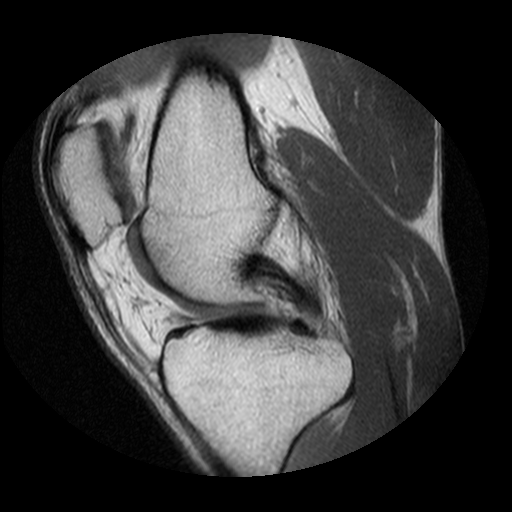
#> input picture images/knee1.bmp, 512 x 512 px
$ python ImageStitching_SIFT.py
#> lines starting #> are read from the running program, lines starting #| are printed output that depends on the picture; after the words box and inside, x2 and y2 are one past the last pixel; in counts of white or black regions, pixels touching at a corner belong together
import cv2
import numpy as np
import matplotlib.pyplot as plt

I0 = cv2.imread("images/knee1.bmp")
#> I0 is the input picture: shape (512, 512, 3); min 0, max 255, mean 60.9
pano0 = cv2.cvtColor(I0,cv2.COLOR_BGR2GRAY)
I1 = cv2.imread("images/knee2.bmp")
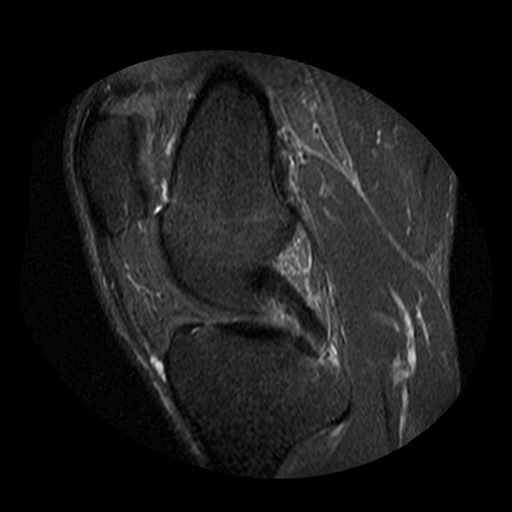
#> input picture images/knee2.bmp, 512 x 512 px
#> I1 is the input picture: shape (512, 512, 3); min 0, max 255, mean 25.6
pano1 = cv2.cvtColor(I1,cv2.COLOR_BGR2GRAY)

fig=plt.figure()
plt.subplot(121)
plt.imshow(I0,cmap="gray")
plt.title("Image 0")
plt.subplot(122)
plt.imshow(I1,cmap="gray")
plt.title("Image 1")
plt.show()

# Using Scale Invariant Feature Transform (SIFT) to distinctive image features
sift = cv2.SIFT_create(400)

# Detect keypoints in pano0 using OpenCV sift detect function
kp0, descriptors0 = sift.detectAndCompute(pano0,None)
#> kp0 = 400 keypoints; strongest (x, y, size): (284, 85, 51.1), (249, 400, 87.6), (177, 333, 8.9), (196, 194, 169.1)

# Detect keypoints in pano1 using OpenCV sift detect function
kp1, descriptors1 = sift.detectAndCompute(pano1,None)
#> kp1 = 400 keypoints; strongest (x, y, size): (158, 209, 3.5), (159, 366, 6.3), (419, 315, 3.5), (412, 357, 6.7)

fig=plt.figure()
plt.subplot(121)
plt.imshow(cv2.drawKeypoints(pano0,kp0,None),cmap="gray")
plt.title("Image 0 keypoints")
plt.subplot(122)
plt.imshow(cv2.drawKeypoints(pano1,kp1,None),cmap="gray")
plt.title("Image 1 keypoints")
plt.show()
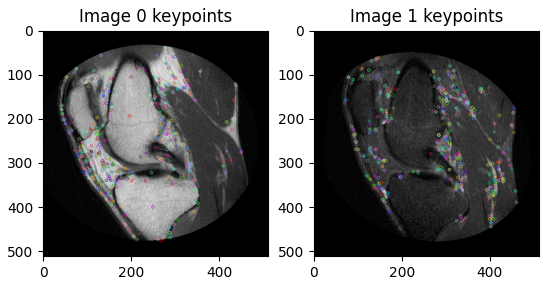
#> figure drawn by matplotlib, 2 panels

from skimage.feature import match_descriptors

# Match descriptors between images
matches01 = match_descriptors(descriptors0, descriptors1, cross_check=True)
#> matches01 = 95 pairs, first value 10 to 399, second value 2 to 394

# Restore the openCV style keypoints into a 2d array type keypoints
keypoints0 = []
a = 0
for i in kp0:
    keypoints0.append(list(kp0[a].pt)[::-1])
    a += 1
#> this loop made 400 passes
#> i on passes 1 to 3: keypoint at (253.2, 193.2), size 16.4, keypoint at (253.6, 265.6), size 22.4, keypoint at (253.6, 265.6), size 22.4
#> after the loop, a = 400; keypoints0 = 400 pairs, first value 39.22 to 476.8, second value 40.69 to 448.7

keypoints0 = np.array(keypoints0)

keypoints1 = []
b = 0
for j in kp1:
    keypoints1.append(list(kp1[b].pt)[::-1])
    b += 1
#> this loop made 400 passes
#> j on passes 1 to 3: keypoint at (458.2, 389.9), size 2.9, keypoint at (456.2, 364.5), size 2.8, keypoint at (452.5, 175.9), size 5.2
#> after the loop, b = 400; keypoints1 = 400 pairs, first value 62.13 to 445, second value 69.72 to 458.2

keypoints1 = np.array(keypoints1)

from skimage.feature import plot_matches
fig, ax = plt.subplots(1, 1, figsize=(15, 12))

# Best match subset for pano0 -> pano1
plot_matches(ax, I0, I1, keypoints0, keypoints1, matches01)
#> (this line was passed over: skimage is not available in this run)
ax.axis('off')

from skimage.transform import ProjectiveTransform
from skimage.measure import ransac

# Select keypoints from
#   * source (image to be registered): pano1
#   * target (reference image): pano0
src = keypoints1[matches01[:, 1]][:, ::-1]
#> src = 95 pairs, first value 69.72 to 452.5, second value 63.6 to 422.4
dst = keypoints0[matches01[:, 0]][:, ::-1]
#> dst = 95 pairs, first value 43.25 to 448.7, second value 56.36 to 476.8

# Decided the best parameter for this case with residual_threshold=5, and max_trials=1500
model_robust01, inliers01 = ransac((src, dst), ProjectiveTransform,
                                   min_samples=4, residual_threshold=5, max_trials=1500)

print(model_robust01)
#| <ProjectiveTransform(matrix=
#|     [[ 3.64295842e-01,  4.95313851e-01,  3.37796768e+01],
#|      [-2.66825970e-01,  9.89900145e-01,  2.53087131e+01],
#|      [-1.27069203e-03,  1.13063051e-03,  1.00000000e+00]])>

fig, ax = plt.subplots(1, 1, figsize=(15, 12))

# Best match subset for pano0 -> pano1
plot_matches(ax, I0, I1, keypoints0, keypoints1, matches01[inliers01])
#> (this line was passed over: skimage is not available in this run)

ax.axis('off')

from skimage.transform import SimilarityTransform

# Shape registration target
r, c = pano0.shape[:2]
#> r = 512; c = 512

# Note that transformations take coordinates in (x, y) format,
# not (row, column), in order to be consistent with most literature
corners = np.array([[0, 0],
                    [0, r],
                    [c, 0],
                    [c, r]])
#> corners = [[0, 0], [0, 512], [512, 0], [512, 512]]

# Warp the image corners to their new positions
warped_corners01 = model_robust01(corners)
#> warped_corners01 = [[33.78, 25.31], [182, 337], [630.5, -318.6], [510.5, 426.1]]

# Find the extents of both the reference image and the warped
# target image
all_corners = np.vstack((warped_corners01, corners))
#> all_corners = [[33.78, 25.31], [182, 337], [630.5, -318.6], [510.5, 426.1], [0, 0], [0, 512], [512, 0], [512, 512]]

# The overally output shape will be max - min
corner_min = np.min(all_corners, axis=0)
#> corner_min = [0, -318.6]
corner_max = np.max(all_corners, axis=0)
#> corner_max = [630.5, 512]
output_shape = (corner_max - corner_min)
#> output_shape = [630.5, 830.6]

# Ensure integer shape with np.ceil and dtype conversion
output_shape = np.ceil(output_shape[::-1]).astype(int)
#> output_shape = [831, 631]

print(output_shape)
#| [831 631]

from skimage.transform import warp

# This in-plane offset is the only necessary transformation for the middle image
offset1 = SimilarityTransform(translation= -corner_min)


# Warp pano1 to pano0 using 3rd order interpolation
transform01 = (model_robust01 + offset1).inverse
I1_warped = warp(I1, transform01, order=3,
                    output_shape=output_shape, cval=-1)

I1_mask = (I1_warped != -1)  # Mask == 1 inside image
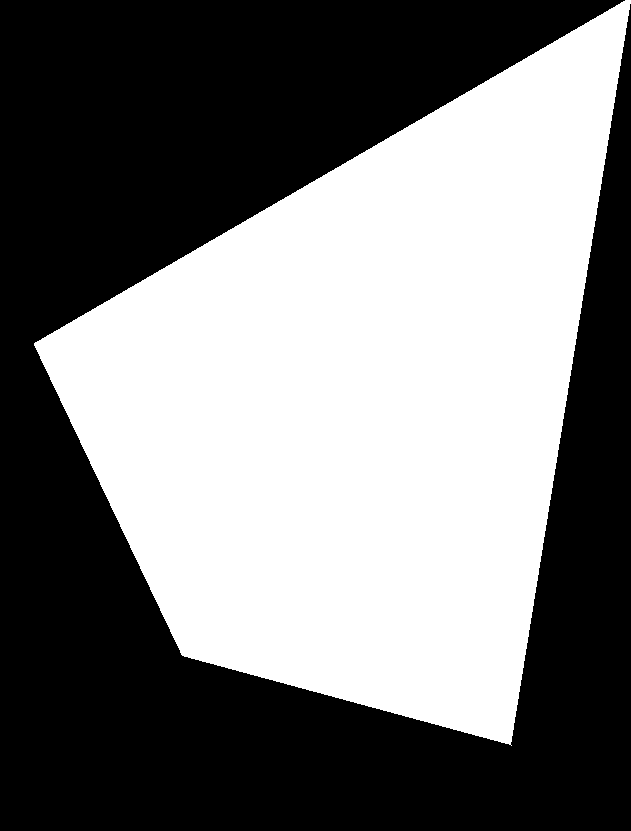
#> I1_mask: shape (831, 631, 3) bool; 47.2% white; 1 white region, box (x1, y1, x2, y2) and area: (34, 0, 631, 746) 247680
I1_warped[~I1_mask] = 0      # Return background values to 0


# Translate pano0 into place
I0_warped = warp(I0, offset1.inverse, order=3,
                    output_shape=output_shape, cval=-1)

I0_mask = (I0_warped != -1)  # Mask == 1 inside image
#> I0_mask: shape (831, 631, 3) bool; 50.1% white; 1 black region, box (x1, y1, x2, y2) and area: (0, 0, 631, 831) 261705
I0_warped[~I0_mask] = 0      # Return background values to 0

print(I1_warped.shape)
#| (831, 631, 3)

fig=plt.figure()
plt.subplot(121)
plt.imshow(I0,cmap="gray")
plt.title("Original Image 0")
plt.subplot(122)
plt.imshow(I1,cmap="gray")
plt.title("Original Image 1")
plt.show()

fig=plt.figure()
plt.subplot(121)
plt.imshow(I0_warped,cmap="gray")
plt.title("Warped Image 0")
plt.subplot(122)
plt.imshow(I1_warped,cmap="gray")
plt.title("Warped Image 1")
plt.show()
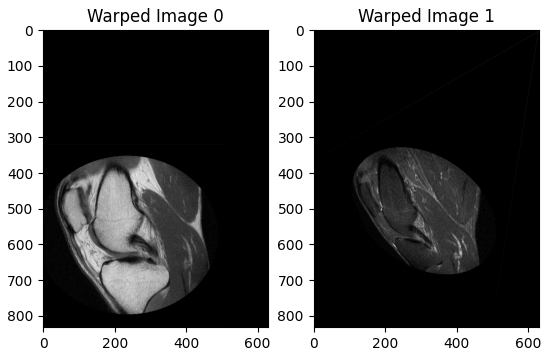
#> figure drawn by matplotlib, 2 panels

# Add the images together. This could create dtype overflows!
# We know they are are floating point images after warping, so it's OK.
merged = (I0_warped + I1_warped)
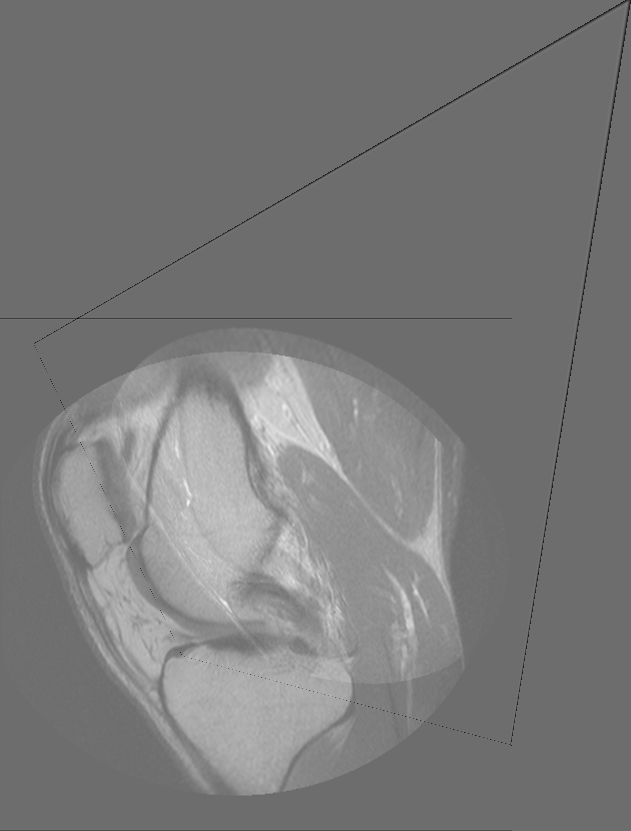
#> merged: shape (831, 631, 3) float64; min -1.3, max 1.73, mean 0.152; drawn with min black and max white

# Track the overlap by adding the masks together
overlap = (I0_mask * 1.0 +  # Multiply by 1.0 for bool -> float conversion
           I1_mask)

# Normalize through division by `overlap` - but ensure the minimum is 1
normalized = merged / np.maximum(overlap, 1)
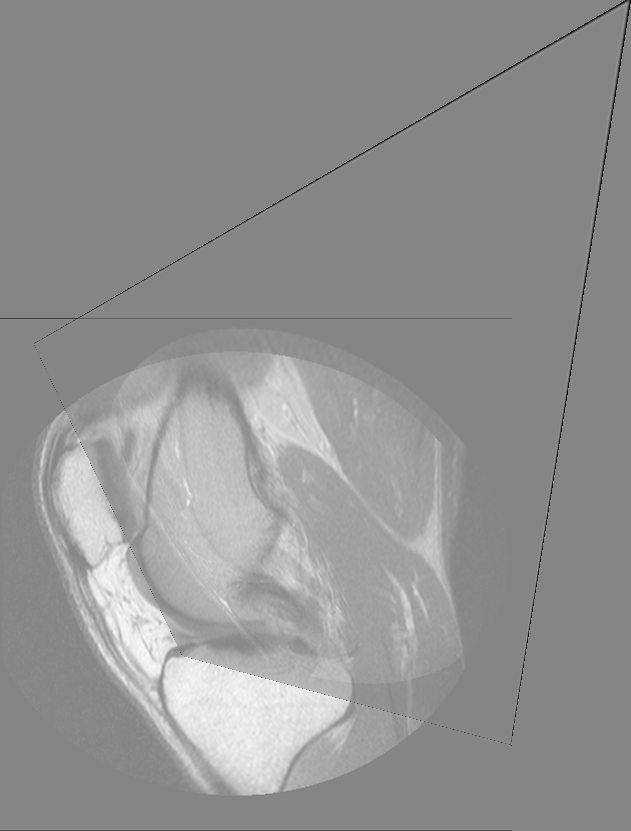
#> normalized: shape (831, 631, 3) float64; min -1, max 0.915, mean 0.0957; drawn with min black and max white

fig, ax = plt.subplots(figsize=(5, 10))

ax.imshow(normalized,cmap="gray")

plt.tight_layout()
ax.axis('off');
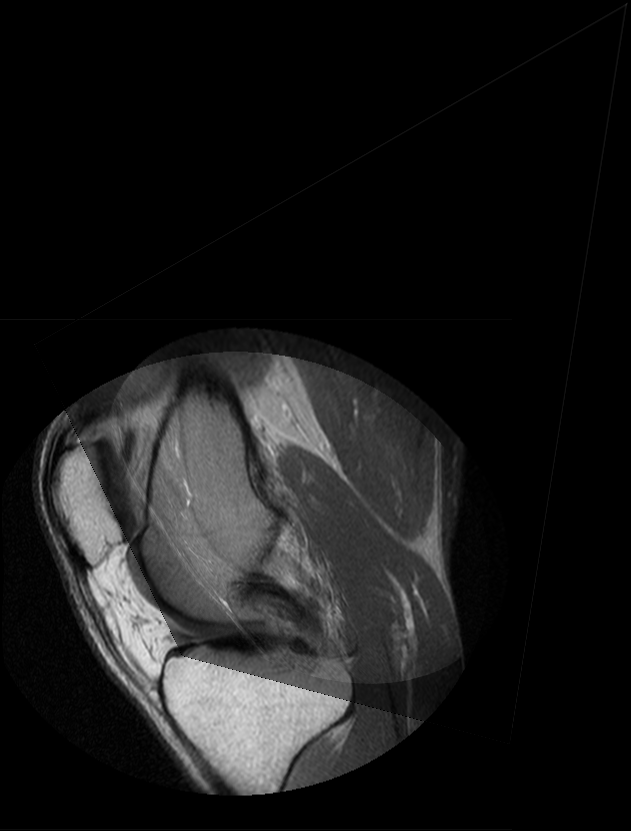
#> shown: shape (831, 631, 3) float64; min 0, max 0.915, mean 0.0993
